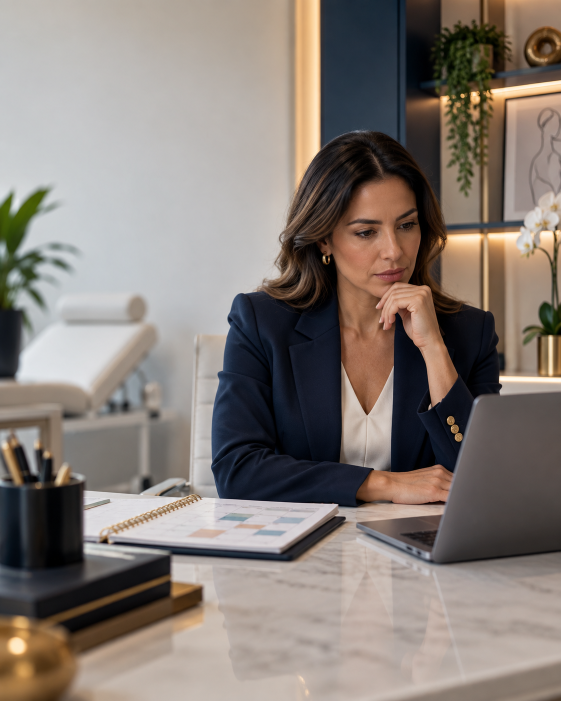
#> input picture carrosel/2026-09-09-lotar-agenda-clinicas/base-images/slide-01-base.png, 1122 x 1402 px (shown at 1/2 size); its folder holds 4 pictures in this run
$ python compose_carousel.py
#> lines starting #> are read from the running program, lines starting #| are printed output that depends on the picture
#> in compose_slide, img is the input picture: PIL image 1122x1402 RGB; mean R, G, B 133.6, 124.1, 117.6
from pathlib import Path
from PIL import Image, ImageDraw, ImageFont, ImageFilter


ROOT = Path(__file__).resolve().parent
BASE_DIR = ROOT / "base-images"
OUT_DIR = ROOT / "final-slides"
LOGO_PATH = Path(r"C:\Users\dnlfl\Devs\Zeppelin\logos\LogoPNG.png")

W, H = 1080, 1350
NAVY = (8, 34, 61)
NAVY_DARK = (3, 17, 31)
GOLD = (185, 146, 90)
OFF_WHITE = (245, 244, 242)

FONT_REGULAR = r"C:\Windows\Fonts\segoeui.ttf"
FONT_BOLD = r"C:\Windows\Fonts\segoeuib.ttf"


SLIDES = [
    {
        "n": 1,
        "title": "Sua agenda\nvive cheia,",
        "accent": "mas o particular\nnão aparece?",
        "body": "Existe uma diferença entre ter movimento e ter previsibilidade.",
        "layout": "left",
        "overlay": 150,
        "logo": False,
    },
    {
        "n": 2,
        "title": "Plano de saúde\najuda a encher\na agenda.",
        "body": "Ele coloca pacientes na rotina da clínica sem exigir tanto esforço comercial.",
        "layout": "left",
        "overlay": 120,
        "logo": True,
    },
    {
        "n": 3,
        "title": "Mas depender\nsó disso trava\no crescimento.",
        "body": "A clínica trabalha muito, a equipe se ocupa, mas a margem continua limitada.",
        "layout": "left",
        "overlay": 135,
        "logo": True,
    },
    {
        "n": 4,
        "title": "Paciente particular\nnão aparece\npor acaso.",
        "body": "Ele precisa encontrar sua clínica, entender o valor do atendimento e chegar com intenção de marcar.",
        "layout": "right",
        "overlay": 110,
        "logo": True,
    },
    {
        "n": 5,
        "title": "A agenda particular\nprecisa de\n3 camadas.",
        "body": "Demanda. Filtro. Agendamento.",
        "layout": "left",
        "overlay": 95,
        "logo": True,
    },
    {
        "n": 6,
        "title": "Primeiro,\nvocê gera\ndemanda.",
        "body": "Anúncios e ações de marketing levam potenciais pacientes para o WhatsApp da clínica.",
        "layout": "left",
        "overlay": 125,
        "logo": True,
    },
    {
        "n": 7,
        "title": "Depois,\nvocê filtra\nos curiosos.",
        "body": "Triagem e qualificação separam quem só está perguntando de quem realmente tem intenção de marcar.",
        "layout": "left",
        "overlay": 115,
        "logo": True,
    },
    {
        "n": 8,
        "title": "A secretária\nnão recebe\nsó mensagens.",
        "body": "Ela recebe contatos mais prontos para virar consulta.",
        "layout": "left",
        "overlay": 115,
        "logo": True,
    },
    {
        "n": 9,
        "title": "Quer aplicar\nessa estrutura\nna sua clínica?",
        "body": "Comente LOTAR AGENDA que a Zeppelin te mostra o caminho.",
        "layout": "left",
        "overlay": 50,
        "logo": True,
    },
]


def font(size, bold=False):
    return ImageFont.truetype(FONT_BOLD if bold else FONT_REGULAR, size)


def fit_text(draw, text, font_obj, max_width):
    lines = []
    for paragraph in text.split("\n"):
        words = paragraph.split()
        line = ""
        for word in words:
            test = word if not line else f"{line} {word}"
            if draw.textbbox((0, 0), test, font=font_obj)[2] <= max_width:
                line = test
            else:
                if line:
                    lines.append(line)
                line = word
        if line:
            lines.append(line)
    return lines


def draw_text(draw, xy, text, font_obj, fill):
    x, y = xy
    shadow = (0, 0, 0, 150)
    draw.text((x + 2, y + 3), text, font=font_obj, fill=shadow)
    draw.text((x, y), text, font=font_obj, fill=fill)


def draw_multiline(draw, xy, lines, font_obj, fill, leading):
    x, y = xy
    for line in lines:
        draw_text(draw, (x, y), line, font_obj, fill)
        y += leading
    return y


def add_gradient(img, alpha):
#> called with alpha = 150
    overlay = Image.new("RGBA", (W, H), (0, 0, 0, 0))
#> overlay: PIL image 1080x1350 RGBA; every value is 0
    pixels = overlay.load()
    for y in range(H):
        for x in range(W):
            left_bias = int(alpha * max(0, 1 - x / W) * 0.78)
            top_bias = int(alpha * max(0, 1 - y / H) * 0.22)
            bottom_bias = int(70 * max(0, (y - H * 0.66) / (H * 0.34)))
            pixels[x, y] = (*NAVY_DARK, min(210, left_bias + top_bias + bottom_bias))
    return Image.alpha_composite(img.convert("RGBA"), overlay)
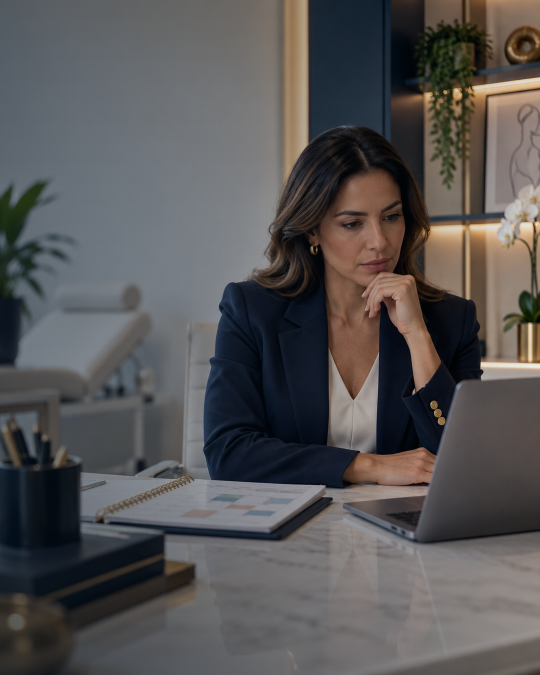
#> returned value: PIL image 1080x1350 RGBA (shown at 1/2 size); mean R, G, B, A 86.9, 84.8, 85.1, 255


def add_logo(img):
    if not LOGO_PATH.exists():
        return img
    logo = Image.open(LOGO_PATH).convert("RGBA")
    target_w = 88
    ratio = target_w / logo.width
    logo = logo.resize((target_w, int(logo.height * ratio)), Image.LANCZOS)
    alpha = logo.getchannel("A").point(lambda p: int(p * 0.72))
    logo.putalpha(alpha)
    img.alpha_composite(logo, (W - target_w - 58, 54))
    return img


def add_text_wash(img, box):
    wash = Image.new("RGBA", (W, H), (0, 0, 0, 0))
    draw = ImageDraw.Draw(wash)
    draw.rounded_rectangle(box, radius=16, fill=(*NAVY_DARK, 78))
    wash = wash.filter(ImageFilter.GaussianBlur(18))
    return Image.alpha_composite(img, wash)


def compose_slide(slide):
    src = BASE_DIR / f"slide-{slide['n']:02d}-base.png"
    img = Image.open(src).convert("RGB")
    img = ImageOps.fit(img, (W, H), method=Image.LANCZOS, centering=(0.5, 0.5)).convert("RGBA")
    img = add_gradient(img, slide["overlay"])
    draw = ImageDraw.Draw(img)

    margin = 74
    max_width = 760 if slide["layout"] == "left" else 640
    x = margin if slide["layout"] == "left" else W - margin - max_width
    y = 188 if slide["n"] != 9 else 230
    if slide["n"] in {6, 7, 8}:
        img = add_text_wash(img, (x - 32, y - 34, x + max_width + 32, y + 650))
        draw = ImageDraw.Draw(img)

    draw.rounded_rectangle((margin, 56, margin + 58, 64), radius=4, fill=GOLD)
    draw_text(draw, (margin, 78), f"{slide['n']:02d}/09", font(28, True), GOLD)

    title_font = font(74 if slide["n"] != 9 else 72, True)
    title_lines = fit_text(draw, slide["title"], title_font, max_width)
#> title_lines = ['Sua agenda', 'vive cheia,']
    y = draw_multiline(draw, (x, y), title_lines, title_font, OFF_WHITE, 88)
#> the loop in draw_multiline, `for line in lines:` made 2 passes
#> (line, x in draw_text, y, shadow in draw_text) on passes 1 to 2: ('Sua agenda', 74, 276, (0, 0, 0, 150)), ('vive cheia,', 74, 364, (0, 0, 0, 150))
#> after the loop in draw_multiline, `for line in lines:`: y = 364
#> y = 364

    if slide.get("accent"):
        y += 12
#> y = 376
        accent_font = font(74, True)
        accent_lines = fit_text(draw, slide["accent"], accent_font, max_width)
#> accent_lines = ['mas o particular', 'não aparece?']
        y = draw_multiline(draw, (x, y), accent_lines, accent_font, GOLD, 88)
#> the loop in draw_multiline (call 2), `for line in lines:` made 2 passes
#> (line, x in draw_text, y, shadow in draw_text) on passes 1 to 2: ('mas o particular', 74, 464, (0, 0, 0, 150)), ('não aparece?', 74, 552, (0, 0, 0, 150))
#> y = 552

    y += 42
#> y = 594
    draw.rounded_rectangle((x, y, x + 86, y + 7), radius=4, fill=GOLD)
    y += 34
#> y = 628

    body_font = font(42, False)
    body_lines = fit_text(draw, slide["body"], body_font, max_width)
#> body_lines = ['Existe uma diferença entre ter', 'movimento e ter previsibilidade.']
    draw_multiline(draw, (x, y), body_lines, body_font, OFF_WHITE, 55)

    if slide["logo"]:
        img = add_logo(img)

    img.save(OUT_DIR / f"slide-{slide['n']:02d}.png")
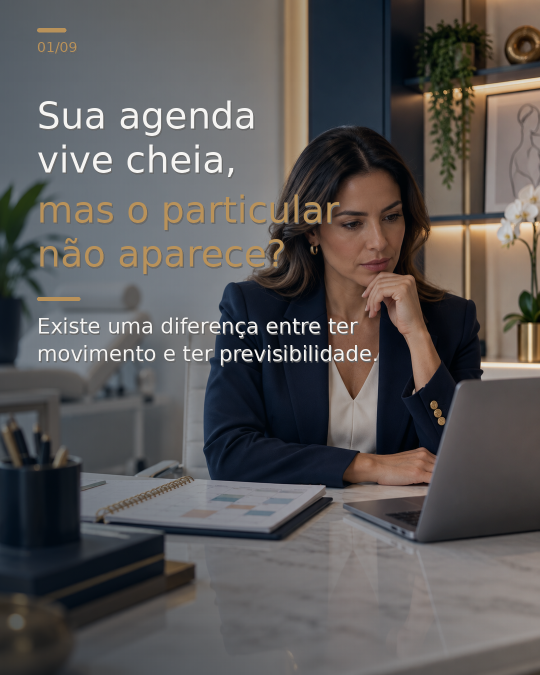
#> saved as slide-01.png: PIL image 1080x1350 RGBA (shown at 1/2 size); mean R, G, B, A 89.1, 86.4, 85.7, 253.7; transparent parts drawn white


def make_preview():
    thumbs = []
    for n in range(1, 10):
        img = Image.open(OUT_DIR / f"slide-{n:02d}.png").convert("RGB")
        img.thumbnail((270, 338), Image.LANCZOS)
        thumbs.append(img)
    preview = Image.new("RGB", (270 * 3, 338 * 3), OFF_WHITE)
    for idx, thumb in enumerate(thumbs):
        x = (idx % 3) * 270
        y = (idx // 3) * 338
        preview.paste(thumb, (x, y))
    preview.save(ROOT / "preview-grid.jpg", quality=92)


if __name__ == "__main__":
    from PIL import ImageOps

    OUT_DIR.mkdir(exist_ok=True)
    for item in SLIDES:
        compose_slide(item)
#> pass 2 of the loop `for item in SLIDES:`:
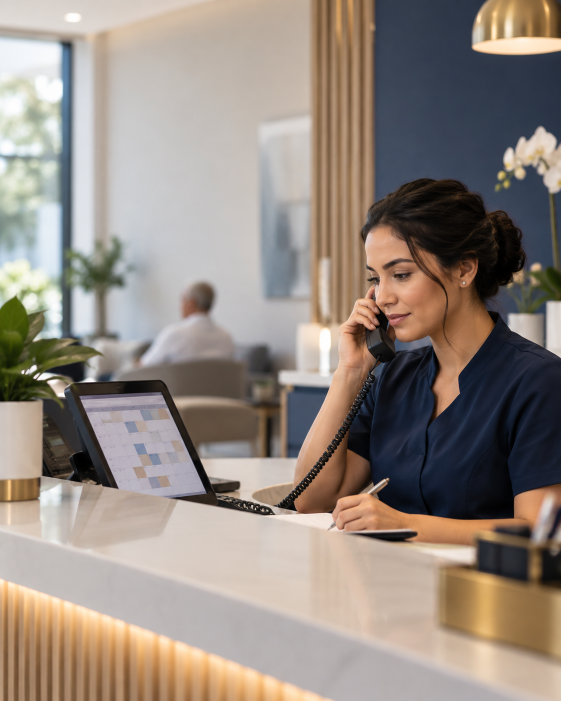
#> input picture carrosel/2026-09-09-lotar-agenda-clinicas/base-images/slide-02-base.png, 1122 x 1402 px (shown at 1/2 size)
#> in compose_slide, img is the input picture: PIL image 1122x1402 RGB; mean R, G, B 148.3, 137.2, 128.6
#> in add_gradient (call 2), `return Image.alpha_composite(img.convert("RGBA"), overlay)`:
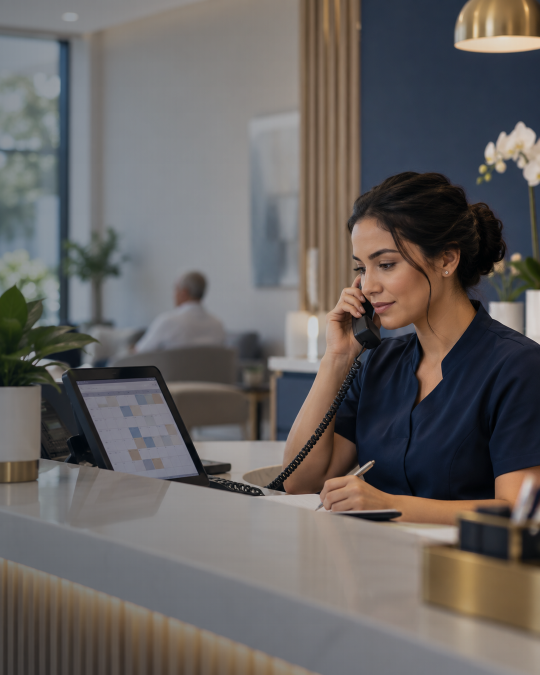
#> returned value: PIL image 1080x1350 RGBA (shown at 1/2 size); mean R, G, B, A 103.2, 99.2, 97.4, 255
#> title_lines = ['Plano de saúde', 'ajuda a encher', 'a agenda.']
#> in compose_slide (call 2), `y = draw_multiline(draw, (x, y), title_lines, title_font, OFF_WHITE, 88)`: y = 452
#> in compose_slide (call 2), `y += 42`: y = 494
#> in compose_slide (call 2), `y += 34`: y = 528
#> body_lines = ['Ele coloca pacientes na rotina da', 'clínica sem exigir tanto esforço', 'comercial.']
#> in compose_slide (call 2), `img = add_logo(img)`:
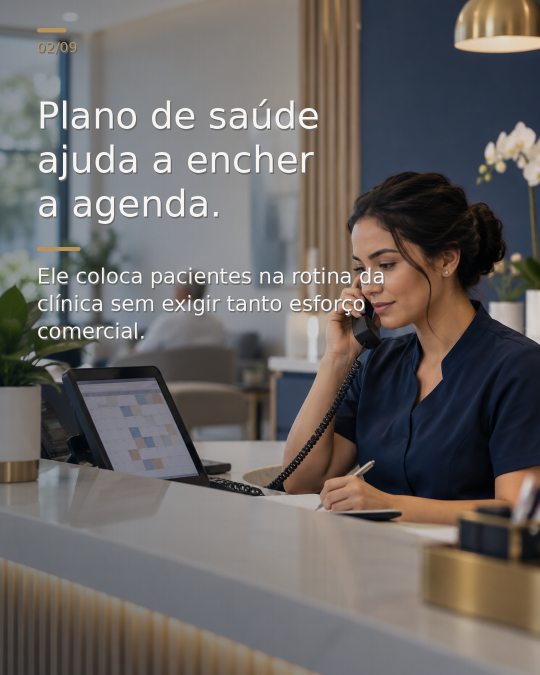
#> img: PIL image 1080x1350 RGBA (shown at 1/2 size); mean R, G, B, A 104.6, 100.6, 98.6, 253.8; transparent parts drawn white
#> pass 3 of the loop `for item in SLIDES:`:
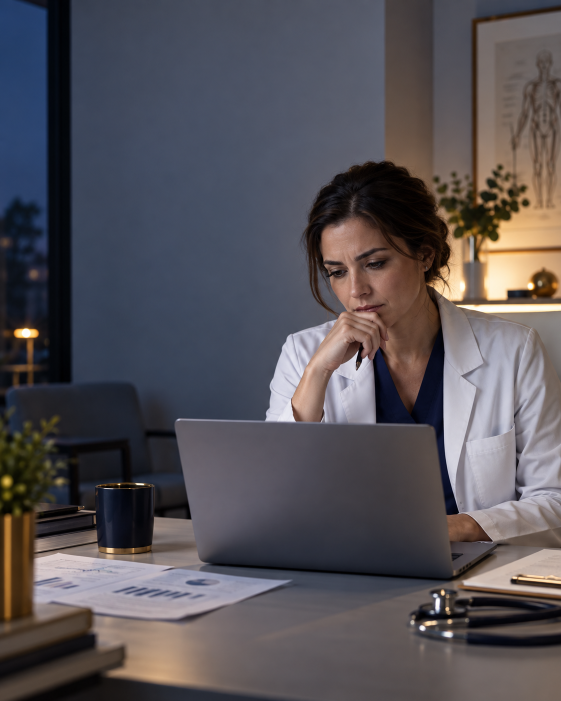
#> input picture carrosel/2026-09-09-lotar-agenda-clinicas/base-images/slide-03-base.png, 1122 x 1402 px (shown at 1/2 size)
#> in compose_slide, img is the input picture: PIL image 1122x1402 RGB; mean R, G, B 85.3, 81.2, 86.2
#> in add_gradient (call 3), `return Image.alpha_composite(img.convert("RGBA"), overlay)`:
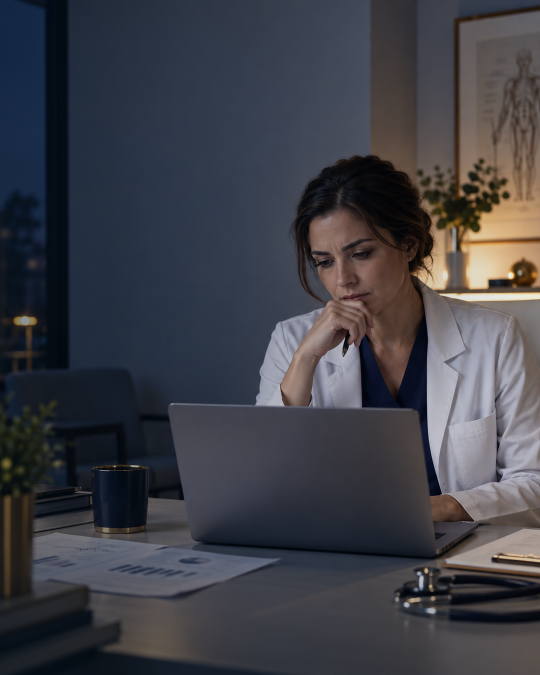
#> returned value: PIL image 1080x1350 RGBA (shown at 1/2 size); mean R, G, B, A 62.5, 63.4, 70.6, 255
#> title_lines = ['Mas depender', 'só disso trava', 'o crescimento.']
#> in compose_slide (call 3), `y = draw_multiline(draw, (x, y), title_lines, title_font, OFF_WHITE, 88)`: y = 452
#> in compose_slide (call 3), `y += 42`: y = 494
#> in compose_slide (call 3), `y += 34`: y = 528
#> body_lines = ['A clínica trabalha muito, a equipe', 'se ocupa, mas a margem continua', 'limitada.']
#> in compose_slide (call 3), `img = add_logo(img)`:
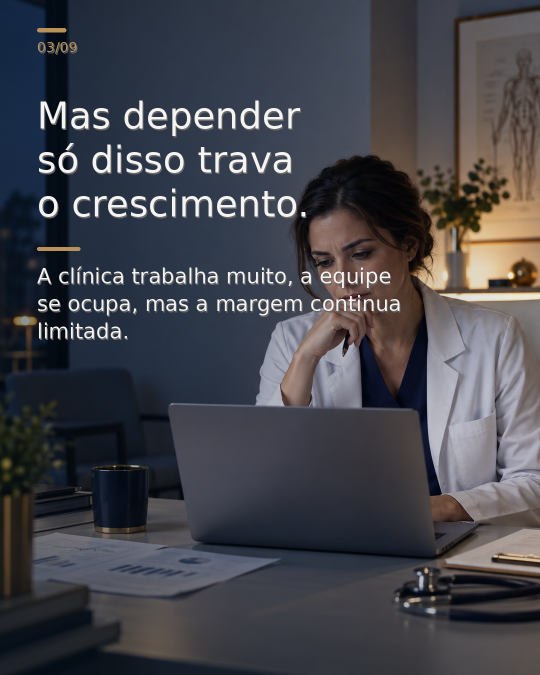
#> img: PIL image 1080x1350 RGBA (shown at 1/2 size); mean R, G, B, A 67.1, 67.7, 74.2, 253.8; transparent parts drawn white
#> (the run stopped early here; a loop or call above may not have finished)
